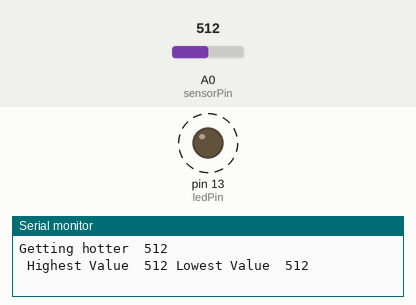
Recording of a sketch running on a simulated Arduino Uno, built with avr-gcc and run on an emulated ATmega328P. On the bench: output pins drawn as LEDs (lit = HIGH), the last lines printed to the serial monitor. Dashed ring = blinking. The test bench sets the inputs (shaded band); at power-on: A0 (sensorPin) = 512.

Above: at 2.8 s.
2.9 s: A0 (sensorPin) set to 0
At 3.4 s:
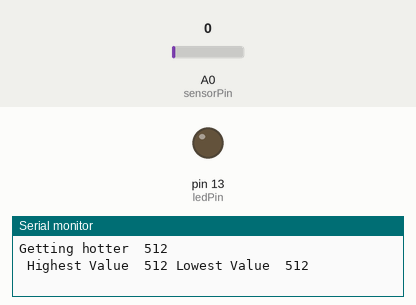
8.5 s: A0 (sensorPin) set to 20
At 9.1 s:
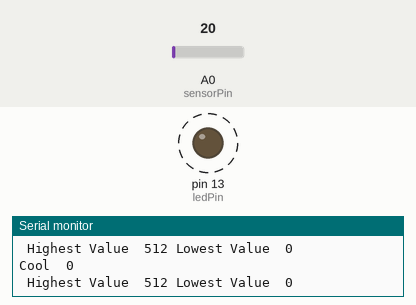
Timing chart, 0 to 19.0 s (numbered marks = the images above; inputs shaded):
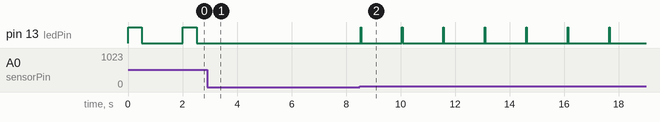

Measured:
- after the input at 2.9 s, pin 13 (ledPin): stops changing and stays LOW
- after the input at 8.5 s, pin 13 (ledPin): alternates HIGH for 0.02 s and LOW for 1.5 s, starting at once
- by itself, pin 13 (ledPin): alternates HIGH for 0.51 s and LOW for 1.5 s

The sketch:

Amyn_Jiwani-_ArduinoFlameSensor.ino
```cpp
/*
    Flame Sensor Assignment
    December 3rd, 2019
    Amyn J. & Eric P.

    This program determines how close/hot a flame is to the sensor relative to a certain value. As the flame sensor senses hotter or colder substances it prints the
    subsequent value and additionally says if its getting hotter or colder.

 */

int sensorPin = A0;    // select the input pin for the potentiometer
int ledPin = 13;      // select the pin for the LED
int sensorValue = 0;  // variable to store the value coming from the sensor
String hot = "It is really hot  ";    //String"""   makes it so when the sensor value is equal to the string commands it prints the specific serial
String warmer = "Getting hotter  ";
String warm = "Warm  ";
String cold = "Cool  ";
int highestValue = 0;
int lowestValue = 1023;

void setup() {
  // declare the ledPin as an OUTPUT:
  pinMode(ledPin, OUTPUT);
  Serial.begin(9600);
}

void loop() {
  sensorValue = analogRead(sensorPin);   // read the value from the sensor
  // turn the ledPin on
  digitalWrite(ledPin, HIGH);
    delay(sensorValue);      // stop the program for <sensorValue> milliseconds:
  digitalWrite(ledPin, LOW);  // turn the ledPin off:
  // stop the program for for <sensorValue> milliseconds:
  delay(1500);      // delay the program for for milliseconds


  if(sensorValue > 600) {
     Serial.print(hot);            //If sensor senses a lot of heat print the above values
  }
  if(sensorValue > 100 && sensorValue < 600){
     Serial.print(warmer);        //If sensor sinces it getting warmer print "getting hotter"
  }
  if(sensorValue > 10 && sensorValue < 100){
     Serial.print(warm);      //If sensor is warm print "warm"
  }
  if(sensorValue < 10){
     Serial.print(cold);    //If sensor senses no heat print "cool"
  }

    Serial.println(sensorValue);      //Prints value sensed by sensor

    if(sensorValue > highestValue){    //Sets what is lowest value
       highestValue = sensorValue;
  }

    if(sensorValue < lowestValue){    //Sets what is the highest value
       lowestValue = sensorValue;
    }

   Serial.print(" Highest Value  ");       // Prints highest value
          Serial.print(highestValue  );
   Serial.print(" Lowest Value  ");        // Prints lowest value
         Serial.println(lowestValue  );
         Serial.println("");              //Leaves blank line for next loop

}
```
